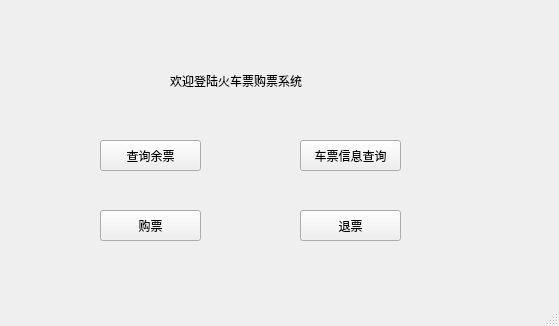
<?xml version="1.0" encoding="UTF-8"?>
<ui version="4.0">
 <class>MainWindow</class>
 <widget class="QMainWindow" name="MainWindow">
  <property name="geometry">
   <rect>
    <x>0</x>
    <y>0</y>
    <width>559</width>
    <height>326</height>
   </rect>
  </property>
  <property name="windowTitle">
   <string>MainWindow</string>
  </property>
  <widget class="QWidget" name="centralwidget">
   <widget class="QLabel" name="label">
    <property name="geometry">
     <rect>
      <x>170</x>
      <y>60</y>
      <width>231</width>
      <height>41</height>
     </rect>
    </property>
    <property name="text">
     <string>欢迎登陆火车票购票系统</string>
    </property>
   </widget>
   <widget class="QPushButton" name="pushButton">
    <property name="geometry">
     <rect>
      <x>100</x>
      <y>140</y>
      <width>101</width>
      <height>31</height>
     </rect>
    </property>
    <property name="text">
     <string>查询余票</string>
    </property>
   </widget>
   <widget class="QPushButton" name="pushButton_2">
    <property name="geometry">
     <rect>
      <x>300</x>
      <y>140</y>
      <width>101</width>
      <height>31</height>
     </rect>
    </property>
    <property name="text">
     <string>车票信息查询</string>
    </property>
   </widget>
   <widget class="QPushButton" name="pushButton_3">
    <property name="geometry">
     <rect>
      <x>300</x>
      <y>210</y>
      <width>101</width>
      <height>31</height>
     </rect>
    </property>
    <property name="text">
     <string>退票</string>
    </property>
   </widget>
   <widget class="QPushButton" name="pushButton_4">
    <property name="geometry">
     <rect>
      <x>100</x>
      <y>210</y>
      <width>101</width>
      <height>31</height>
     </rect>
    </property>
    <property name="text">
     <string>购票</string>
    </property>
   </widget>
  </widget>
  <widget class="QMenuBar" name="menubar">
   <property name="geometry">
    <rect>
     <x>0</x>
     <y>0</y>
     <width>559</width>
     <height>26</height>
    </rect>
   </property>
  </widget>
  <widget class="QStatusBar" name="statusbar"/>
 </widget>
 <resources/>
 <connections/>
</ui>
